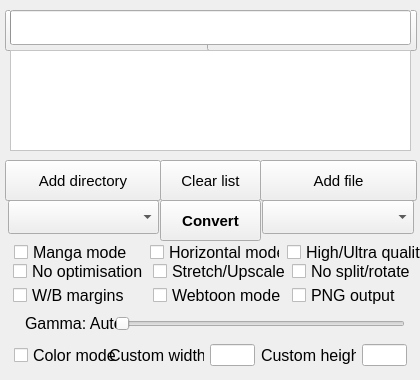
<?xml version="1.0" encoding="UTF-8"?>
<ui version="4.0">
 <class>KCC</class>
 <widget class="QMainWindow" name="KCC">
  <property name="geometry">
   <rect>
    <x>0</x>
    <y>0</y>
    <width>420</width>
    <height>380</height>
   </rect>
  </property>
  <property name="minimumSize">
   <size>
    <width>420</width>
    <height>380</height>
   </size>
  </property>
  <property name="maximumSize">
   <size>
    <width>420</width>
    <height>380</height>
   </size>
  </property>
  <property name="font">
   <font>
    <pointsize>9</pointsize>
   </font>
  </property>
  <property name="focusPolicy">
   <enum>Qt::NoFocus</enum>
  </property>
  <property name="windowTitle">
   <string>Kindle Comic Converter</string>
  </property>
  <property name="windowIcon">
   <iconset resource="KCC.qrc">
    <normaloff>:/Icon/icons/comic2ebook.png</normaloff>:/Icon/icons/comic2ebook.png</iconset>
  </property>
  <property name="locale">
   <locale language="C" country="AnyCountry"/>
  </property>
  <widget class="QWidget" name="Form">
   <widget class="QFrame" name="OptionsAdvanced">
    <property name="enabled">
     <bool>true</bool>
    </property>
    <property name="geometry">
     <rect>
      <x>4</x>
      <y>253</y>
      <width>421</width>
      <height>61</height>
     </rect>
    </property>
    <property name="font">
     <font>
      <family>Lucida Grande</family>
      <pointsize>9</pointsize>
     </font>
    </property>
    <layout class="QGridLayout" name="gridLayout">
     <item row="1" column="0">
      <widget class="QCheckBox" name="ProcessingBox">
       <property name="font">
        <font>
         <family>Lucida Grande</family>
         <pointsize>12</pointsize>
        </font>
       </property>
       <property name="focusPolicy">
        <enum>Qt::NoFocus</enum>
       </property>
       <property name="toolTip">
        <string>&lt;html&gt;&lt;head/&gt;&lt;body&gt;&lt;p&gt;&lt;span style=&quot; font-size:12pt;&quot;&gt;Disable image optimizations.&lt;/span&gt;&lt;/p&gt;&lt;/body&gt;&lt;/html&gt;</string>
       </property>
       <property name="text">
        <string>No optimisation</string>
       </property>
      </widget>
     </item>
     <item row="1" column="1">
      <widget class="QCheckBox" name="UpscaleBox">
       <property name="font">
        <font>
         <family>Lucida Grande</family>
         <pointsize>12</pointsize>
        </font>
       </property>
       <property name="focusPolicy">
        <enum>Qt::NoFocus</enum>
       </property>
       <property name="toolTip">
        <string>&lt;html&gt;&lt;head/&gt;&lt;body&gt;&lt;p&gt;&lt;span style=&quot; font-size:12pt; font-weight:600; text-decoration: underline;&quot;&gt;Unchecked - Nothing&lt;br/&gt;&lt;/span&gt;&lt;span style=&quot; font-size:12pt;&quot;&gt;Images smaller than device resolution will not be resized.&lt;/span&gt;&lt;/p&gt;&lt;p&gt;&lt;span style=&quot; font-size:12pt; font-weight:600; text-decoration: underline;&quot;&gt;Indeterminate - Stretching&lt;br/&gt;&lt;/span&gt;&lt;span style=&quot; font-size:12pt;&quot;&gt;Images smaller than device resolution will be resized. Aspect ratio will be not preserved.&lt;/span&gt;&lt;/p&gt;&lt;p&gt;&lt;span style=&quot; font-size:12pt; font-weight:600; text-decoration: underline;&quot;&gt;Checked - Upscaling&lt;br/&gt;&lt;/span&gt;&lt;span style=&quot; font-size:12pt;&quot;&gt;Images smaller than device resolution will be resized. Aspect ratio will be preserved.&lt;/span&gt;&lt;/p&gt;&lt;/body&gt;&lt;/html&gt;</string>
       </property>
       <property name="text">
        <string>Stretch/Upscale</string>
       </property>
       <property name="tristate">
        <bool>true</bool>
       </property>
      </widget>
     </item>
     <item row="3" column="1">
      <widget class="QCheckBox" name="WebtoonBox">
       <property name="font">
        <font>
         <family>Lucida Grande</family>
         <pointsize>12</pointsize>
        </font>
       </property>
       <property name="focusPolicy">
        <enum>Qt::NoFocus</enum>
       </property>
       <property name="toolTip">
        <string>&lt;html&gt;&lt;head/&gt;&lt;body&gt;&lt;p&gt;&lt;span style=&quot; font-size:12pt;&quot;&gt;Enable auto-splitting of webtoons like &lt;/span&gt;&lt;span style=&quot; font-size:12pt; font-style:italic;&quot;&gt;Tower of God&lt;/span&gt;&lt;span style=&quot; font-size:12pt;&quot;&gt; or &lt;/span&gt;&lt;span style=&quot; font-size:12pt; font-style:italic;&quot;&gt;Noblesse&lt;/span&gt;&lt;span style=&quot; font-size:12pt;&quot;&gt;.&lt;br/&gt;Pages with a low width, high height and vertical panel flow.&lt;/span&gt;&lt;/p&gt;&lt;/body&gt;&lt;/html&gt;</string>
       </property>
       <property name="text">
        <string>Webtoon mode</string>
       </property>
      </widget>
     </item>
     <item row="3" column="2">
      <widget class="QCheckBox" name="NoDitheringBox">
       <property name="font">
        <font>
         <family>Lucida Grande</family>
         <pointsize>12</pointsize>
        </font>
       </property>
       <property name="focusPolicy">
        <enum>Qt::NoFocus</enum>
       </property>
       <property name="toolTip">
        <string>&lt;html&gt;&lt;head/&gt;&lt;body&gt;&lt;p&gt;&lt;span style=&quot; font-size:12pt;&quot;&gt;Create PNG files instead JPEG.&lt;br/&gt;Output files might be smaller.&lt;br/&gt;&lt;/span&gt;&lt;span style=&quot; font-size:12pt; font-weight:600;&quot;&gt;MOBI creation will be much slower.&lt;/span&gt;&lt;/p&gt;&lt;/body&gt;&lt;/html&gt;</string>
       </property>
       <property name="text">
        <string>PNG output</string>
       </property>
      </widget>
     </item>
     <item row="3" column="0">
      <widget class="QCheckBox" name="BorderBox">
       <property name="font">
        <font>
         <family>Lucida Grande</family>
         <pointsize>12</pointsize>
        </font>
       </property>
       <property name="focusPolicy">
        <enum>Qt::NoFocus</enum>
       </property>
       <property name="toolTip">
        <string>&lt;html&gt;&lt;head/&gt;&lt;body&gt;&lt;p&gt;&lt;span style=&quot; font-size:12pt; font-weight:600; text-decoration: underline;&quot;&gt;Unchecked - Autodetection&lt;br/&gt;&lt;/span&gt;&lt;span style=&quot; font-size:12pt;&quot;&gt;Color of margins fill will be detected automatically.&lt;/span&gt;&lt;/p&gt;&lt;p&gt;&lt;span style=&quot; font-size:12pt; font-weight:600; text-decoration: underline;&quot;&gt;Indeterminate - White&lt;br/&gt;&lt;/span&gt;&lt;span style=&quot; font-size:12pt;&quot;&gt;Margins will be filled with white color.&lt;/span&gt;&lt;/p&gt;&lt;p&gt;&lt;span style=&quot; font-size:12pt; font-weight:600; text-decoration: underline;&quot;&gt;Checked - Black&lt;br/&gt;&lt;/span&gt;&lt;span style=&quot; font-size:12pt;&quot;&gt;Margins will be filled with black color.&lt;/span&gt;&lt;/p&gt;&lt;/body&gt;&lt;/html&gt;</string>
       </property>
       <property name="text">
        <string>W/B margins</string>
       </property>
       <property name="tristate">
        <bool>true</bool>
       </property>
      </widget>
     </item>
     <item row="1" column="2">
      <widget class="QCheckBox" name="NoRotateBox">
       <property name="font">
        <font>
         <family>Lucida Grande</family>
         <pointsize>12</pointsize>
        </font>
       </property>
       <property name="focusPolicy">
        <enum>Qt::NoFocus</enum>
       </property>
       <property name="toolTip">
        <string>&lt;html&gt;&lt;head/&gt;&lt;body&gt;&lt;p&gt;&lt;span style=&quot; font-size:12pt;&quot;&gt;Disable splitting and rotation.&lt;/span&gt;&lt;/p&gt;&lt;/body&gt;&lt;/html&gt;</string>
       </property>
       <property name="text">
        <string>No split/rotate</string>
       </property>
      </widget>
     </item>
    </layout>
   </widget>
   <widget class="QComboBox" name="DeviceBox">
    <property name="geometry">
     <rect>
      <x>8</x>
      <y>200</y>
      <width>151</width>
      <height>34</height>
     </rect>
    </property>
    <property name="font">
     <font>
      <family>Lucida Grande</family>
      <pointsize>11</pointsize>
     </font>
    </property>
    <property name="focusPolicy">
     <enum>Qt::NoFocus</enum>
    </property>
    <property name="toolTip">
     <string>&lt;html&gt;&lt;head/&gt;&lt;body&gt;&lt;p&gt;&lt;span style=&quot; font-size:12pt;&quot;&gt;Target device.&lt;/span&gt;&lt;/p&gt;&lt;/body&gt;&lt;/html&gt;</string>
    </property>
   </widget>
   <widget class="QComboBox" name="FormatBox">
    <property name="geometry">
     <rect>
      <x>262</x>
      <y>200</y>
      <width>152</width>
      <height>34</height>
     </rect>
    </property>
    <property name="font">
     <font>
      <family>Lucida Grande</family>
      <pointsize>11</pointsize>
     </font>
    </property>
    <property name="focusPolicy">
     <enum>Qt::NoFocus</enum>
    </property>
    <property name="toolTip">
     <string>&lt;html&gt;&lt;head/&gt;&lt;body&gt;&lt;p&gt;&lt;span style=&quot; font-size:12pt;&quot;&gt;Output format.&lt;/span&gt;&lt;/p&gt;&lt;/body&gt;&lt;/html&gt;</string>
    </property>
   </widget>
   <widget class="QPushButton" name="ConvertButton">
    <property name="geometry">
     <rect>
      <x>160</x>
      <y>200</y>
      <width>101</width>
      <height>41</height>
     </rect>
    </property>
    <property name="font">
     <font>
      <family>Lucida Grande</family>
      <pointsize>11</pointsize>
      <weight>75</weight>
      <bold>true</bold>
     </font>
    </property>
    <property name="focusPolicy">
     <enum>Qt::NoFocus</enum>
    </property>
    <property name="text">
     <string>Convert</string>
    </property>
    <property name="icon">
     <iconset resource="KCC.qrc">
      <normaloff>:/Other/icons/convert.png</normaloff>:/Other/icons/convert.png</iconset>
    </property>
   </widget>
   <widget class="QPushButton" name="DirectoryButton">
    <property name="geometry">
     <rect>
      <x>5</x>
      <y>160</y>
      <width>156</width>
      <height>41</height>
     </rect>
    </property>
    <property name="font">
     <font>
      <family>Lucida Grande</family>
      <pointsize>11</pointsize>
     </font>
    </property>
    <property name="focusPolicy">
     <enum>Qt::NoFocus</enum>
    </property>
    <property name="text">
     <string>Add directory</string>
    </property>
    <property name="icon">
     <iconset resource="KCC.qrc">
      <normaloff>:/Other/icons/folder_new.png</normaloff>:/Other/icons/folder_new.png</iconset>
    </property>
   </widget>
   <widget class="QPushButton" name="FileButton">
    <property name="geometry">
     <rect>
      <x>260</x>
      <y>160</y>
      <width>157</width>
      <height>41</height>
     </rect>
    </property>
    <property name="font">
     <font>
      <family>Lucida Grande</family>
      <pointsize>11</pointsize>
     </font>
    </property>
    <property name="focusPolicy">
     <enum>Qt::NoFocus</enum>
    </property>
    <property name="text">
     <string>Add file</string>
    </property>
    <property name="icon">
     <iconset resource="KCC.qrc">
      <normaloff>:/Other/icons/document_new.png</normaloff>:/Other/icons/document_new.png</iconset>
    </property>
   </widget>
   <widget class="QPushButton" name="ClearButton">
    <property name="geometry">
     <rect>
      <x>160</x>
      <y>160</y>
      <width>101</width>
      <height>41</height>
     </rect>
    </property>
    <property name="font">
     <font>
      <family>Lucida Grande</family>
      <pointsize>11</pointsize>
     </font>
    </property>
    <property name="focusPolicy">
     <enum>Qt::NoFocus</enum>
    </property>
    <property name="text">
     <string>Clear list</string>
    </property>
    <property name="icon">
     <iconset resource="KCC.qrc">
      <normaloff>:/Other/icons/clear.png</normaloff>:/Other/icons/clear.png</iconset>
    </property>
   </widget>
   <widget class="QFrame" name="OptionsBasic">
    <property name="geometry">
     <rect>
      <x>5</x>
      <y>233</y>
      <width>421</width>
      <height>41</height>
     </rect>
    </property>
    <property name="font">
     <font>
      <family>Lucida Grande</family>
      <pointsize>12</pointsize>
     </font>
    </property>
    <widget class="QCheckBox" name="MangaBox">
     <property name="geometry">
      <rect>
       <x>9</x>
       <y>10</y>
       <width>130</width>
       <height>18</height>
      </rect>
     </property>
     <property name="font">
      <font>
       <family>Lucida Grande</family>
       <pointsize>12</pointsize>
      </font>
     </property>
     <property name="focusPolicy">
      <enum>Qt::NoFocus</enum>
     </property>
     <property name="toolTip">
      <string>&lt;html&gt;&lt;head/&gt;&lt;body&gt;&lt;p&gt;&lt;span style=&quot; font-size:12pt;&quot;&gt;Enable right-to-left reading.&lt;/span&gt;&lt;/p&gt;&lt;/body&gt;&lt;/html&gt;</string>
     </property>
     <property name="text">
      <string>Manga mode</string>
     </property>
    </widget>
    <widget class="QCheckBox" name="QualityBox">
     <property name="geometry">
      <rect>
       <x>282</x>
       <y>10</y>
       <width>135</width>
       <height>18</height>
      </rect>
     </property>
     <property name="font">
      <font>
       <family>Lucida Grande</family>
       <pointsize>12</pointsize>
      </font>
     </property>
     <property name="focusPolicy">
      <enum>Qt::NoFocus</enum>
     </property>
     <property name="toolTip">
      <string>&lt;html&gt;&lt;head/&gt;&lt;body&gt;&lt;p&gt;&lt;span style=&quot;font-size:12pt; font-weight:600; text-decoration: underline;&quot;&gt;Unchecked - Normal quality mode&lt;br/&gt;&lt;/span&gt;&lt;span style=&quot;font-size:12pt; font-style:italic;&quot;&gt;Use it when Panel View support is not needed.&lt;/span&gt;&lt;span style=&quot;font-size:12pt; font-weight:600; text-decoration: underline;&quot;&gt;&lt;br/&gt;&lt;/span&gt;&lt;span style=&quot;font-size:12pt;&quot;&gt;- Maximum quality when zoom is not enabled.&lt;br/&gt;- Poor quality when zoom is enabled.&lt;br/&gt;- Lowest file size.&lt;/span&gt;&lt;/p&gt;&lt;p&gt;&lt;span style=&quot;font-size:12pt; font-weight:600; text-decoration: underline;&quot;&gt;Indeterminate - High quality mode&lt;br/&gt;&lt;/span&gt;&lt;span style=&quot;font-size:12pt; font-style:italic;&quot;&gt;Not zoomed image &lt;/span&gt;&lt;span style=&quot;font-size:12pt; font-weight:600; font-style:italic;&quot;&gt;might &lt;/span&gt;&lt;span style=&quot;font-size:12pt; font-style:italic;&quot;&gt;be a little blurry.&lt;/span&gt;&lt;span style=&quot;font-size:12pt; font-weight:600; text-decoration: underline;&quot;&gt;&lt;br/&gt;&lt;/span&gt;&lt;span style=&quot;font-size:12pt;&quot;&gt;- Medium/High quality when zoom is not enabled.&lt;br/&gt;- Maximum quality when zoom is enabled.&lt;/span&gt;&lt;/p&gt;&lt;p&gt;&lt;span style=&quot;font-size:12pt; font-weight:600; text-decoration: underline;&quot;&gt;Checked - Ultra quality mode&lt;br/&gt;&lt;/span&gt;&lt;span style=&quot;font-size:12pt; font-style:italic;&quot;&gt;Maximum possible quality.&lt;/span&gt;&lt;span style=&quot;font-size:12pt; font-weight:600; text-decoration: underline;&quot;&gt;&lt;br/&gt;&lt;/span&gt;&lt;span style=&quot;font-size:12pt;&quot;&gt;- Maximum quality when zoom is not enabled.&lt;br/&gt;- Maximum quality when zoom is enabled.&lt;br/&gt;- Very high file size.&lt;/span&gt;&lt;/p&gt;&lt;/body&gt;&lt;/html&gt;</string>
     </property>
     <property name="text">
      <string>High/Ultra quality</string>
     </property>
     <property name="tristate">
      <bool>true</bool>
     </property>
    </widget>
    <widget class="QCheckBox" name="RotateBox">
     <property name="geometry">
      <rect>
       <x>145</x>
       <y>10</y>
       <width>130</width>
       <height>18</height>
      </rect>
     </property>
     <property name="font">
      <font>
       <family>Lucida Grande</family>
       <pointsize>12</pointsize>
      </font>
     </property>
     <property name="focusPolicy">
      <enum>Qt::NoFocus</enum>
     </property>
     <property name="toolTip">
      <string>&lt;html&gt;&lt;head/&gt;&lt;body&gt;&lt;p&gt;&lt;span style=&quot; font-size:12pt;&quot;&gt;Disable page spliting.&lt;br/&gt;They will be rotated instead.&lt;/span&gt;&lt;/p&gt;&lt;/body&gt;&lt;/html&gt;</string>
     </property>
     <property name="text">
      <string>Horizontal mode</string>
     </property>
    </widget>
    <zorder>RotateBox</zorder>
    <zorder>MangaBox</zorder>
    <zorder>QualityBox</zorder>
   </widget>
   <widget class="QListWidget" name="JobList">
    <property name="geometry">
     <rect>
      <x>10</x>
      <y>50</y>
      <width>401</width>
      <height>101</height>
     </rect>
    </property>
    <property name="font">
     <font>
      <family>Lucida Grande</family>
      <pointsize>11</pointsize>
     </font>
    </property>
    <property name="focusPolicy">
     <enum>Qt::NoFocus</enum>
    </property>
    <property name="styleSheet">
     <string notr="true">background:#ffffff;background-image:url(:/Other/icons/list_background.png);background-position:center center;background-repeat:no-repeat;</string>
    </property>
    <property name="showDropIndicator" stdset="0">
     <bool>false</bool>
    </property>
    <property name="selectionMode">
     <enum>QAbstractItemView::NoSelection</enum>
    </property>
   </widget>
   <widget class="QPushButton" name="BasicModeButton">
    <property name="geometry">
     <rect>
      <x>5</x>
      <y>10</y>
      <width>210</width>
      <height>41</height>
     </rect>
    </property>
    <property name="font">
     <font>
      <family>Lucida Grande</family>
      <pointsize>12</pointsize>
      <weight>50</weight>
      <bold>false</bold>
     </font>
    </property>
    <property name="focusPolicy">
     <enum>Qt::NoFocus</enum>
    </property>
    <property name="text">
     <string>Basic</string>
    </property>
   </widget>
   <widget class="QPushButton" name="AdvModeButton">
    <property name="geometry">
     <rect>
      <x>207</x>
      <y>10</y>
      <width>210</width>
      <height>41</height>
     </rect>
    </property>
    <property name="font">
     <font>
      <family>Lucida Grande</family>
      <pointsize>12</pointsize>
      <weight>50</weight>
      <bold>false</bold>
     </font>
    </property>
    <property name="focusPolicy">
     <enum>Qt::NoFocus</enum>
    </property>
    <property name="text">
     <string>Advanced</string>
    </property>
   </widget>
   <widget class="QFrame" name="OptionsAdvancedGamma">
    <property name="enabled">
     <bool>true</bool>
    </property>
    <property name="geometry">
     <rect>
      <x>5</x>
      <y>303</y>
      <width>401</width>
      <height>41</height>
     </rect>
    </property>
    <property name="font">
     <font>
      <family>Lucida Grande</family>
      <pointsize>9</pointsize>
     </font>
    </property>
    <widget class="QLabel" name="GammaLabel">
     <property name="geometry">
      <rect>
       <x>20</x>
       <y>0</y>
       <width>100</width>
       <height>40</height>
      </rect>
     </property>
     <property name="font">
      <font>
       <family>Lucida Grande</family>
       <pointsize>12</pointsize>
       <weight>50</weight>
       <bold>false</bold>
      </font>
     </property>
     <property name="toolTip">
      <string>&lt;html&gt;&lt;head/&gt;&lt;body&gt;&lt;p&gt;&lt;span style=&quot; font-size:12pt;&quot;&gt;When converting color images setting this option to 1.0 &lt;/span&gt;&lt;span style=&quot; font-size:12pt; font-weight:600;&quot;&gt;might&lt;/span&gt;&lt;span style=&quot; font-size:12pt;&quot;&gt; improve readability.&lt;/span&gt;&lt;/p&gt;&lt;/body&gt;&lt;/html&gt;</string>
     </property>
     <property name="text">
      <string>Gamma: Auto</string>
     </property>
    </widget>
    <widget class="QSlider" name="GammaSlider">
     <property name="geometry">
      <rect>
       <x>110</x>
       <y>10</y>
       <width>290</width>
       <height>22</height>
      </rect>
     </property>
     <property name="font">
      <font>
       <family>Lucida Grande</family>
      </font>
     </property>
     <property name="focusPolicy">
      <enum>Qt::ClickFocus</enum>
     </property>
     <property name="toolTip">
      <string>&lt;html&gt;&lt;head/&gt;&lt;body&gt;&lt;p&gt;&lt;span style=&quot; font-size:12pt;&quot;&gt;When converting color images setting this option to 1.0 &lt;/span&gt;&lt;span style=&quot; font-size:12pt; font-weight:600;&quot;&gt;might&lt;/span&gt;&lt;span style=&quot; font-size:12pt;&quot;&gt; improve readability.&lt;/span&gt;&lt;/p&gt;&lt;/body&gt;&lt;/html&gt;</string>
     </property>
     <property name="maximum">
      <number>500</number>
     </property>
     <property name="singleStep">
      <number>5</number>
     </property>
     <property name="orientation">
      <enum>Qt::Horizontal</enum>
     </property>
    </widget>
   </widget>
   <widget class="QProgressBar" name="ProgressBar">
    <property name="geometry">
     <rect>
      <x>10</x>
      <y>10</y>
      <width>401</width>
      <height>35</height>
     </rect>
    </property>
    <property name="font">
     <font>
      <family>Lucida Grande</family>
      <pointsize>10</pointsize>
      <weight>75</weight>
      <bold>true</bold>
     </font>
    </property>
    <property name="autoFillBackground">
     <bool>true</bool>
    </property>
    <property name="value">
     <number>0</number>
    </property>
    <property name="alignment">
     <set>Qt::AlignJustify|Qt::AlignVCenter</set>
    </property>
    <property name="format">
     <string/>
    </property>
   </widget>
   <widget class="QFrame" name="OptionsExpert">
    <property name="geometry">
     <rect>
      <x>5</x>
      <y>335</y>
      <width>421</width>
      <height>41</height>
     </rect>
    </property>
    <property name="font">
     <font>
      <family>Lucida Grande</family>
      <pointsize>9</pointsize>
     </font>
    </property>
    <widget class="QCheckBox" name="ColorBox">
     <property name="geometry">
      <rect>
       <x>9</x>
       <y>11</y>
       <width>130</width>
       <height>18</height>
      </rect>
     </property>
     <property name="font">
      <font>
       <family>Lucida Grande</family>
       <pointsize>12</pointsize>
      </font>
     </property>
     <property name="focusPolicy">
      <enum>Qt::NoFocus</enum>
     </property>
     <property name="toolTip">
      <string>&lt;html&gt;&lt;head/&gt;&lt;body&gt;&lt;p&gt;&lt;span style=&quot; font-size:12pt;&quot;&gt;Do not convert images to grayscale.&lt;/span&gt;&lt;/p&gt;&lt;/body&gt;&lt;/html&gt;</string>
     </property>
     <property name="text">
      <string>Color mode</string>
     </property>
    </widget>
    <widget class="QFrame" name="OptionsExpertInternal">
     <property name="geometry">
      <rect>
       <x>95</x>
       <y>0</y>
       <width>315</width>
       <height>40</height>
      </rect>
     </property>
     <property name="font">
      <font>
       <family>Lucida Grande</family>
      </font>
     </property>
     <layout class="QGridLayout" name="gridLayout_2">
      <item row="0" column="0">
       <widget class="QLabel" name="wLabel">
        <property name="font">
         <font>
          <family>Lucida Grande</family>
          <pointsize>12</pointsize>
          <weight>50</weight>
          <bold>false</bold>
         </font>
        </property>
        <property name="toolTip">
         <string>&lt;html&gt;&lt;head/&gt;&lt;body&gt;&lt;p&gt;&lt;span style=&quot; font-size:12pt;&quot;&gt;Resolution of target device.&lt;/span&gt;&lt;/p&gt;&lt;/body&gt;&lt;/html&gt;</string>
        </property>
        <property name="text">
         <string>Custom width: </string>
        </property>
       </widget>
      </item>
      <item row="0" column="1">
       <widget class="QLineEdit" name="customWidth">
        <property name="sizePolicy">
         <sizepolicy hsizetype="Fixed" vsizetype="Fixed">
          <horstretch>0</horstretch>
          <verstretch>0</verstretch>
         </sizepolicy>
        </property>
        <property name="maximumSize">
         <size>
          <width>45</width>
          <height>16777215</height>
         </size>
        </property>
        <property name="font">
         <font>
          <family>Lucida Grande</family>
          <pointsize>12</pointsize>
         </font>
        </property>
        <property name="focusPolicy">
         <enum>Qt::ClickFocus</enum>
        </property>
        <property name="acceptDrops">
         <bool>false</bool>
        </property>
        <property name="toolTip">
         <string>&lt;html&gt;&lt;head/&gt;&lt;body&gt;&lt;p&gt;&lt;span style=&quot; font-size:12pt;&quot;&gt;Resolution of target device.&lt;/span&gt;&lt;/p&gt;&lt;/body&gt;&lt;/html&gt;</string>
        </property>
        <property name="inputMask">
         <string>0000; </string>
        </property>
        <property name="maxLength">
         <number>4</number>
        </property>
       </widget>
      </item>
      <item row="0" column="2">
       <widget class="QLabel" name="hLabel">
        <property name="font">
         <font>
          <family>Lucida Grande</family>
          <pointsize>12</pointsize>
          <weight>50</weight>
          <bold>false</bold>
         </font>
        </property>
        <property name="toolTip">
         <string>&lt;html&gt;&lt;head/&gt;&lt;body&gt;&lt;p&gt;&lt;span style=&quot; font-size:12pt;&quot;&gt;Resolution of target device.&lt;/span&gt;&lt;/p&gt;&lt;/body&gt;&lt;/html&gt;</string>
        </property>
        <property name="text">
         <string>Custom height: </string>
        </property>
       </widget>
      </item>
      <item row="0" column="3">
       <widget class="QLineEdit" name="customHeight">
        <property name="sizePolicy">
         <sizepolicy hsizetype="Minimum" vsizetype="Fixed">
          <horstretch>0</horstretch>
          <verstretch>0</verstretch>
         </sizepolicy>
        </property>
        <property name="maximumSize">
         <size>
          <width>45</width>
          <height>16777215</height>
         </size>
        </property>
        <property name="font">
         <font>
          <family>Lucida Grande</family>
          <pointsize>12</pointsize>
         </font>
        </property>
        <property name="focusPolicy">
         <enum>Qt::ClickFocus</enum>
        </property>
        <property name="acceptDrops">
         <bool>false</bool>
        </property>
        <property name="toolTip">
         <string>&lt;html&gt;&lt;head/&gt;&lt;body&gt;&lt;p&gt;&lt;span style=&quot; font-size:12pt;&quot;&gt;Resolution of target device.&lt;/span&gt;&lt;/p&gt;&lt;/body&gt;&lt;/html&gt;</string>
        </property>
        <property name="inputMask">
         <string>0000; </string>
        </property>
        <property name="maxLength">
         <number>4</number>
        </property>
       </widget>
      </item>
     </layout>
    </widget>
   </widget>
   <zorder>BasicModeButton</zorder>
   <zorder>AdvModeButton</zorder>
   <zorder>ProgressBar</zorder>
   <zorder>JobList</zorder>
   <zorder>OptionsAdvanced</zorder>
   <zorder>DeviceBox</zorder>
   <zorder>FormatBox</zorder>
   <zorder>ConvertButton</zorder>
   <zorder>DirectoryButton</zorder>
   <zorder>FileButton</zorder>
   <zorder>ClearButton</zorder>
   <zorder>OptionsBasic</zorder>
   <zorder>OptionsAdvancedGamma</zorder>
   <zorder>OptionsExpert</zorder>
  </widget>
  <action name="ActionBasic">
   <property name="checkable">
    <bool>true</bool>
   </property>
   <property name="checked">
    <bool>false</bool>
   </property>
   <property name="text">
    <string>Basic</string>
   </property>
   <property name="font">
    <font>
     <pointsize>9</pointsize>
    </font>
   </property>
  </action>
  <action name="ActionAdvanced">
   <property name="checkable">
    <bool>true</bool>
   </property>
   <property name="text">
    <string>Advanced</string>
   </property>
  </action>
 </widget>
 <tabstops>
  <tabstop>DirectoryButton</tabstop>
  <tabstop>FileButton</tabstop>
  <tabstop>ConvertButton</tabstop>
  <tabstop>ClearButton</tabstop>
 </tabstops>
 <resources>
  <include location="KCC.qrc"/>
 </resources>
 <connections/>
</ui>
